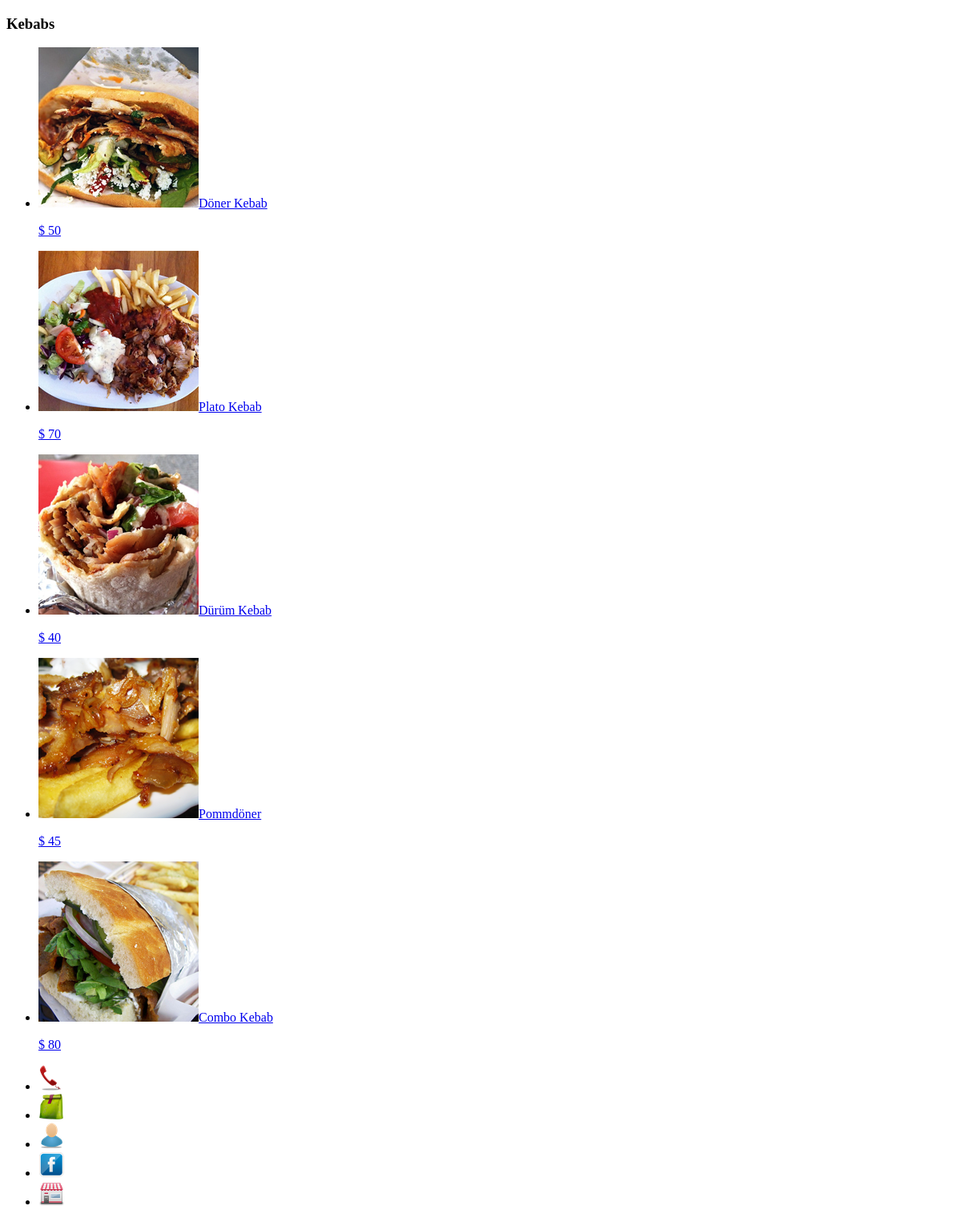
The page /index.php/movil/categorias/ver/2 on the database its author committed.
### tables this page shows
CREATE TABLE IF NOT EXISTS `articulo_menu` (
  `id` int(10) DEFAULT NULL,
  `id_categoria` int(10) DEFAULT NULL,
  `nombre` varchar(50) DEFAULT NULL,
  `descripcion` varchar(300) DEFAULT NULL,
  `foto` varchar(50) DEFAULT NULL,
  `precio` float DEFAULT NULL
);

### application/controllers/movil/categorias.php (called while the page is built, shortened)
<?php
class Categorias extends CI_Controller {
    public function ver($id) {
        $this->load->model('Comercio');
        $this->Comercio->load();
        $data['comercio'] = $this->Comercio;
        $this->load->model('Categoria');
        $this->Categoria->load($id);
        $data['categoria'] = $this->Categoria;
        $data['titulo'] = $this->Categoria->nombre;
        $this->load->view('movil/categoria', $data);
    }
}
?>

### index.php (called while the page is built, shortened)
<?php
require_once BASEPATH.'core/CodeIgniter.php';

### application/models/comercio.php (called while the page is built, shortened)
<?php
class Comercio extends CI_Model {
    function load() {
        $query = $this->db->get('categoria');
        $resultadosCategorias = $query->result();
        foreach ($resultadosCategorias as $resultadosCategoria) {
            $categoria = new Categoria();
        }
    }
}
?>

### application/models/categoria.php (called while the page is built, shortened)
<?php
class Categoria extends CI_Model {
    function load($id) {
        $this->db->select('*');
        $this->db->from('articulo_menu');
        $this->db->where('id_categoria', $id);
        $query = $this->db->get();
        $resultadosArticulos = $query->result();
        foreach ($resultadosArticulos as $resultadosArticulo) {
            $articulo = new ArticuloMenu();
            $articulo->id = $resultadosArticulo->id;
            $articulo->nombre = $resultadosArticulo->nombre;
            $articulo->foto = $resultadosArticulo->foto;
            $articulo->precio = $resultadosArticulo->precio;
        }
    }
}
?>

### application/views/movil/categoria.php (the view)
<?php
include 'html-head.php';
include 'header-titulotexto.php';
?>
<div>
    <ul data-role="listview" id="lista">
        <?php
        foreach ($categoria->articulos as $articuloMenu) {
            echo '<li>';
            echo '<a href="' . site_url('movil/articulos/ver/' . $articuloMenu->id) . '">';
            echo '<img src="' . base_url($articuloMenu->foto) . '"/>';
            echo $articuloMenu->nombre;
            echo '<p><p/><p>$ ' . $articuloMenu->precio . '</p>';
            echo '</a>';
            echo '</li>';
        }
        ?>
    </ul>
</div>
<?php
include 'footer.php';
?>

### rows shown on the page
articulo_menu: foto (picture), nombre "Döner Kebab", precio "50"
articulo_menu: foto (picture), nombre "Plato Kebab", precio "70"
articulo_menu: foto (picture), nombre "Dürüm Kebab", precio "40"
articulo_menu: foto (picture), nombre "Pommdöner", precio "45"
articulo_menu: foto (picture), nombre "Combo Kebab", precio "80"

### other values the page prints
$titulo "Kebabs"
